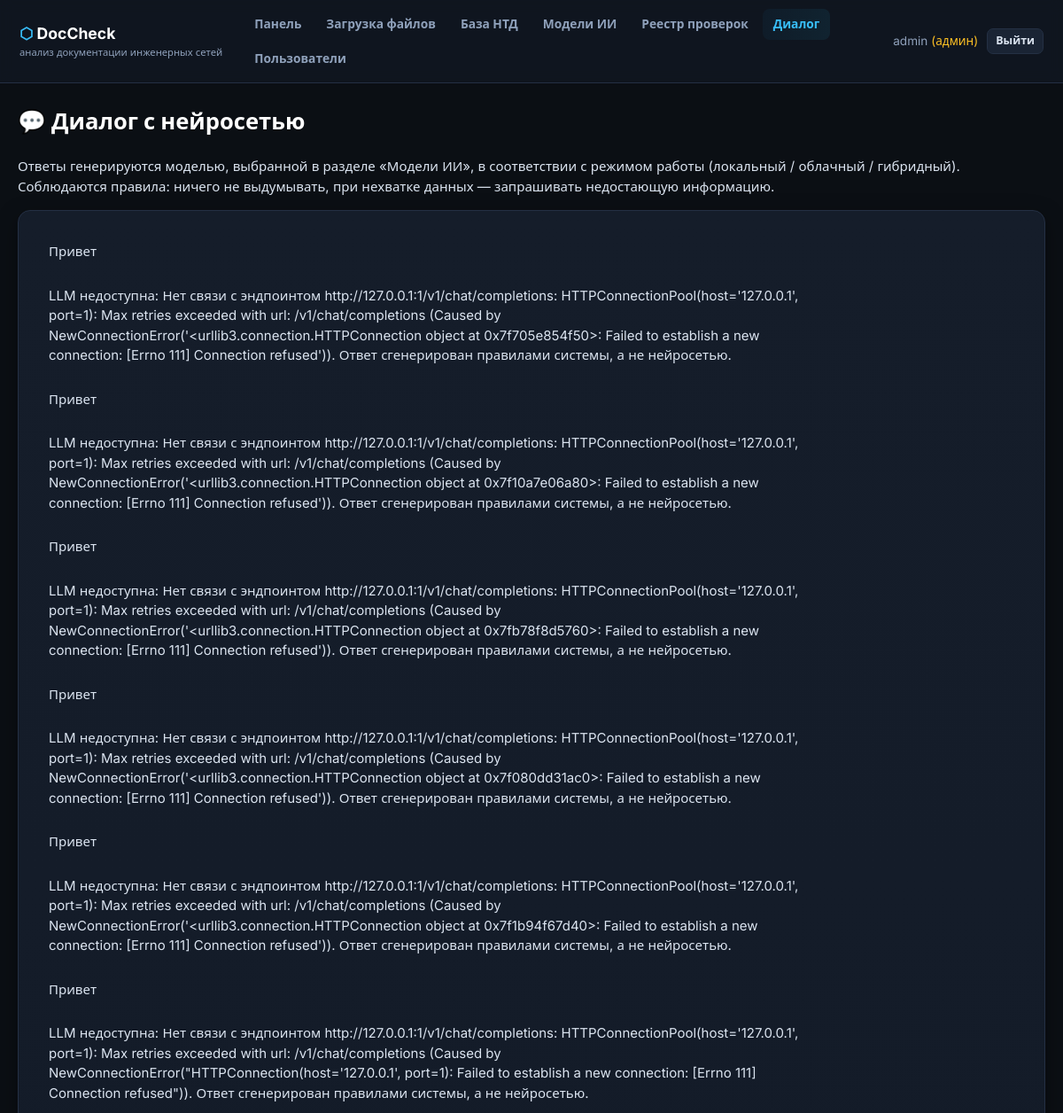
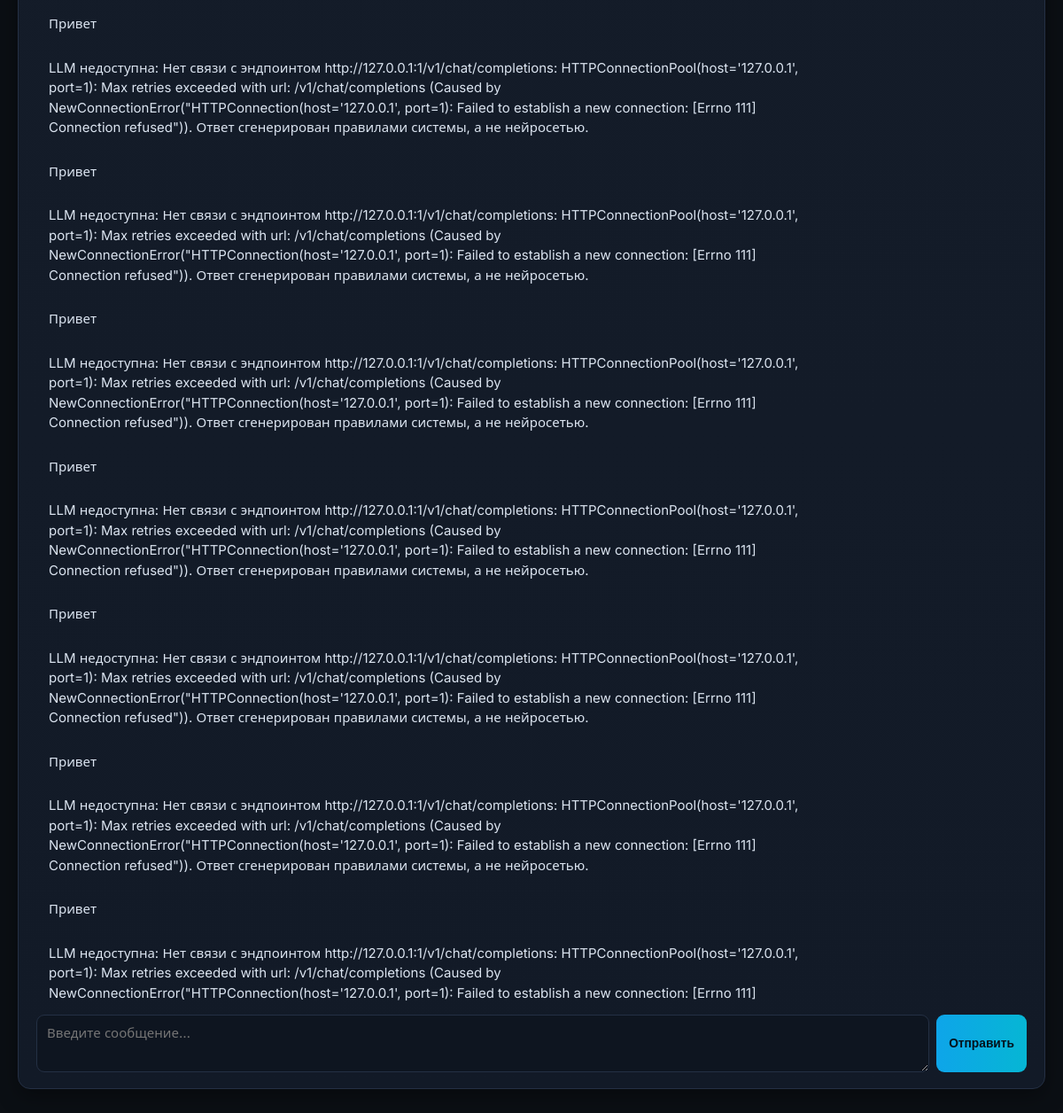
The page /chat (signed in) on the database its author committed (2 pictures, top to bottom).
### app/models.py (models this page shows, shortened)
class User(UserMixin, db.Model):
    __tablename__ = "users"
    id = db.Column(db.Integer, primary_key=True)
    username = db.Column(db.String(64), unique=True, nullable=False)
    full_name = db.Column(db.String(128), default="")
    email = db.Column(db.String(128), default="")
    password_hash = db.Column(db.String(256), nullable=False)
    role = db.Column(db.String(16), default="user")  # admin | user
    is_blocked = db.Column(db.Boolean, default=False)
    created_at = db.Column(db.DateTime, default=utcnow)
    checks = db.relationship("Check", backref="user", lazy="dynamic")
    @property
    def is_active(self):
        return not self.is_blocked
    @property
    def is_admin(self):
        return self.role == "admin"

class ChatMessage(db.Model):
    __tablename__ = "chat_messages"
    id = db.Column(db.Integer, primary_key=True)
    user_id = db.Column(db.Integer, db.ForeignKey("users.id"))
    role = db.Column(db.String(16), default="user")  # user | assistant | system
    text = db.Column(db.Text, nullable=False)
    created_at = db.Column(db.DateTime, default=utcnow)

### app/routes/main.py (the view)
@bp.route("/chat")
@login_required
def chat_page():
    msgs = (ChatMessage.query.filter_by(user_id=current_user.id)
            .order_by(ChatMessage.created_at.asc()).limit(200).all())
    return render_template("chat.html", messages=msgs)

### app/templates/chat.html (shortened to what this page needs)
{% extends "base.html" %}
{% block content %}
<h1>💬 Диалог с нейросетью</h1>
<p class="muted">Ответы генерируются моделью, выбранной в разделе «Модели ИИ», в соответствии с режимом работы
(локальный / облачный / гибридный). Соблюдаются правила: ничего не выдумывать, при нехватке данных —
запрашивать недостающую информацию.</p>
<div class="chat-box card chat">
  <div id="chatLog" class="chat-log">
    {% for m in messages %}
      <div class="msg msg-{{ m.role }}">{{ m.text|e }}</div>
    {% else %}
      <div class="msg msg-assistant">Задайте вопрос по проектной/рабочей документации или нормативным документам.
Если для ответа не хватает исходных данных, система сообщит об этом и запросит недостающие файлы.</div>
    {% endfor %}
  </div>
  <form id="chatForm" class="chat-input">
    <textarea id="chatText" rows="2" placeholder="Введите сообщение…" required></textarea>
    <button class="btn btn-primary" type="submit">Отправить</button>
  </form>
</div>
{% endblock %}

### app/templates/base.html (shortened to what this page needs)
<!DOCTYPE html>
<html lang="ru">
<head>
<link rel="stylesheet" href="{{ url_for('static', filename='style.css') }}">
</head>
<body class="{% if not current_user.is_authenticated %}login-body{% endif %}">
{% if current_user.is_authenticated %}
<nav class="topbar">
  <div class="brand"><span class="logo">⬡</span> DocCheck <small>анализ документации инженерных сетей</small></div>
  <div class="nav-links">
    <a href="{{ url_for('main.dashboard') }}" class="{{ 'active' if request.endpoint=='main.dashboard' }}">Панель</a>
    <a href="{{ url_for('main.upload_page') }}" class="{{ 'active' if request.endpoint=='main.upload_page' }}">Загрузка файлов</a>
    <a href="{{ url_for('main.ntd') }}" class="{{ 'active' if request.endpoint.startswith('main.ntd') }}">База НТД</a>
    <a href="{{ url_for('main.models') }}" class="{{ 'active' if request.endpoint=='main.models' }}">Модели ИИ</a>
    <a href="{{ url_for('main.history') }}" class="{{ 'active' if request.endpoint=='main.history' }}">Реестр проверок</a>
    <a href="{{ url_for('main.chat_page') }}" class="{{ 'active' if request.endpoint=='main.chat_page' }}">Диалог</a>
    {% if current_user.is_admin %}<a href="{{ url_for('auth.users') }}" class="{{ 'active' if request.endpoint=='auth.users' }}">Пользователи</a>{% endif %}
  </div>
  <div class="nav-user">
    <span class="uname">{{ current_user.username }}{% if current_user.is_admin %} <em>(админ)</em>{% endif %}</span>
    <a class="btn btn-sm" href="{{ url_for('auth.logout') }}">Выйти</a>
  </div>
</nav>
{% endif %}
<main class="container">
  {% block content %}{% endblock %}
</main>
</body>
</html>

### app/static/style.css (style rules this page uses)
:root { --bg:#0b0f14; --bg2:#111722; --panel:#151d2a; --panel2:#1a2434; --line:#243044; --txt:#dbe4f0; --muted:#8fa1bb; --acc:#38bdf8; --acc2:#22d3ee; --ok:#34d399; --warn:#fbbf24; --crit:#f87171; }
* { box-sizing:border-box }
body { margin:0;background:radial-gradient(1200px 600px at 80% -10%, #14283c 0%, var(--bg) 55%) fixed; color:var(--txt);font-family:'Inter',system-ui,sans-serif;font-size:15px;line-height:1.5 }
a { color:var(--acc);text-decoration:none }
h1,h2,h3 { font-weight:700;color:#fff;margin:.4em 0 .8em }
h1 { font-size:1.6rem }
.topbar { display:flex;align-items:center;gap:24px;padding:10px 22px; background:rgba(17,23,34,.85);backdrop-filter:blur(8px);border-bottom:1px solid var(--line); position:sticky;top:0;z-index:50 }
.brand { font-weight:700;font-size:1.1rem;color:#fff;white-space:nowrap }
.brand small { display:block;color:var(--muted);font-weight:400;font-size:.7rem }
.logo { color:var(--acc) }
.nav-links { display:flex;gap:4px;flex-wrap:wrap;flex:1 }
.nav-links a { padding:7px 12px;border-radius:8px;color:var(--muted);font-weight:600;font-size:.86rem }
.nav-links a.active { background:linear-gradient(90deg,#0e3a5233,#155e7533);color:var(--acc) }
.nav-user { display:flex;align-items:center;gap:10px }
.uname { color:var(--muted);font-size:.85rem }
.uname em { color:var(--warn);font-style:normal }
.container { max-width:1200px;margin:24px auto;padding:0 20px }
.card { background:linear-gradient(180deg,var(--panel),#121a27);border:1px solid var(--line); border-radius:14px;padding:18px 20px;box-shadow:0 8px 24px rgba(0,0,0,.35) }
.btn { display:inline-block;background:var(--panel2);border:1px solid var(--line);color:var(--txt); padding:8px 14px;border-radius:9px;font-weight:600;font-size:.86rem;cursor:pointer }
.btn-primary { background:linear-gradient(90deg,#0ea5e9,#06b6d4);border:none;color:#04121c }
.btn-sm { padding:4px 9px;font-size:.78rem;border-radius:7px }
input,select,textarea { width:100%;background:#0e1520;border:1px solid var(--line);color:var(--txt); border-radius:9px;padding:9px 11px;font:inherit;margin-bottom:10px }
.chat { display:flex;flex-direction:column;height:62vh }
.chat-log { flex:1;overflow:auto;padding-right:6px }
.msg { max-width:80%;padding:10px 14px;border-radius:14px;margin:7px 0;white-space:pre-wrap }
.chat-input { display:flex;gap:8px;margin-top:10px }
.chat-input textarea { margin:0;resize:vertical }

### rows shown on the page
User: username "admin"
ChatMessage: text "Привет"
ChatMessage: text "LLM недоступна: Нет связи с эндпоинтом http://127.0.0.1:1/v1/chat/completions: HTTPConnectionPool(host='127.0.0.1', port=1): Max retries exceeded with url: /v1/chat/completions (Caused by NewConnectionError('<urllib3.connection.HTTPConnection object at 0x7f705e854f50>: Failed to establish a new connection: [Errno 111] Connection refused')). Ответ сгенерирован правилами системы, а не нейросетью."
ChatMessage: text "Привет"
ChatMessage: text "LLM недоступна: Нет связи с эндпоинтом http://127.0.0.1:1/v1/chat/completions: HTTPConnectionPool(host='127.0.0.1', port=1): Max retries exceeded with url: /v1/chat/completions (Caused by NewConnectionError('<urllib3.connection.HTTPConnection object at 0x7f10a7e06a80>: Failed to establish a new connection: [Errno 111] Connection refused')). Ответ сгенерирован правилами системы, а не нейросетью."
ChatMessage: text "Привет"
ChatMessage: text "LLM недоступна: Нет связи с эндпоинтом http://127.0.0.1:1/v1/chat/completions: HTTPConnectionPool(host='127.0.0.1', port=1): Max retries exceeded with url: /v1/chat/completions (Caused by NewConnectionError('<urllib3.connection.HTTPConnection object at 0x7fb78f8d5760>: Failed to establish a new connection: [Errno 111] Connection refused')). Ответ сгенерирован правилами системы, а не нейросетью."
ChatMessage: text "Привет"
ChatMessage: text "LLM недоступна: Нет связи с эндпоинтом http://127.0.0.1:1/v1/chat/completions: HTTPConnectionPool(host='127.0.0.1', port=1): Max retries exceeded with url: /v1/chat/completions (Caused by NewConnectionError('<urllib3.connection.HTTPConnection object at 0x7f080dd31ac0>: Failed to establish a new connection: [Errno 111] Connection refused')). Ответ сгенерирован правилами системы, а не нейросетью."
ChatMessage: text "Привет"
ChatMessage: text "LLM недоступна: Нет связи с эндпоинтом http://127.0.0.1:1/v1/chat/completions: HTTPConnectionPool(host='127.0.0.1', port=1): Max retries exceeded with url: /v1/chat/completions (Caused by NewConnectionError('<urllib3.connection.HTTPConnection object at 0x7f1b94f67d40>: Failed to establish a new connection: [Errno 111] Connection refused')). Ответ сгенерирован правилами системы, а не нейросетью."
ChatMessage: text "Привет"
ChatMessage: text "LLM недоступна: Нет связи с эндпоинтом http://127.0.0.1:1/v1/chat/completions: HTTPConnectionPool(host='127.0.0.1', port=1): Max retries exceeded with url: /v1/chat/completions (Caused by NewConnectionError(\"HTTPConnection(host='127.0.0.1', port=1): Failed to establish a new connection: [Errno 111] Connection refused\")). Ответ сгенерирован правилами системы, а не нейросетью."
ChatMessage: text "Привет"
ChatMessage: text "LLM недоступна: Нет связи с эндпоинтом http://127.0.0.1:1/v1/chat/completions: HTTPConnectionPool(host='127.0.0.1', port=1): Max retries exceeded with url: /v1/chat/completions (Caused by NewConnectionError(\"HTTPConnection(host='127.0.0.1', port=1): Failed to establish a new connection: [Errno 111] Connection refused\")). Ответ сгенерирован правилами системы, а не нейросетью."
ChatMessage: text "Привет"
ChatMessage: text "LLM недоступна: Нет связи с эндпоинтом http://127.0.0.1:1/v1/chat/completions: HTTPConnectionPool(host='127.0.0.1', port=1): Max retries exceeded with url: /v1/chat/completions (Caused by NewConnectionError(\"HTTPConnection(host='127.0.0.1', port=1): Failed to establish a new connection: [Errno 111] Connection refused\")). Ответ сгенерирован правилами системы, а не нейросетью."
ChatMessage: text "Привет"
ChatMessage: text "LLM недоступна: Нет связи с эндпоинтом http://127.0.0.1:1/v1/chat/completions: HTTPConnectionPool(host='127.0.0.1', port=1): Max retries exceeded with url: /v1/chat/completions (Caused by NewConnectionError(\"HTTPConnection(host='127.0.0.1', port=1): Failed to establish a new connection: [Errno 111] Connection refused\")). Ответ сгенерирован правилами системы, а не нейросетью."
ChatMessage: text "Привет"
ChatMessage: text "LLM недоступна: Нет связи с эндпоинтом http://127.0.0.1:1/v1/chat/completions: HTTPConnectionPool(host='127.0.0.1', port=1): Max retries exceeded with url: /v1/chat/completions (Caused by NewConnectionError(\"HTTPConnection(host='127.0.0.1', port=1): Failed to establish a new connection: [Errno 111] Connection refused\")). Ответ сгенерирован правилами системы, а не нейросетью."
ChatMessage: text "Привет"
ChatMessage: text "LLM недоступна: Нет связи с эндпоинтом http://127.0.0.1:1/v1/chat/completions: HTTPConnectionPool(host='127.0.0.1', port=1): Max retries exceeded with url: /v1/chat/completions (Caused by NewConnectionError(\"HTTPConnection(host='127.0.0.1', port=1): Failed to establish a new connection: [Errno 111] Connection refused\")). Ответ сгенерирован правилами системы, а не нейросетью."
ChatMessage: text "Привет"
ChatMessage: text "LLM недоступна: Нет связи с эндпоинтом http://127.0.0.1:1/v1/chat/completions: HTTPConnectionPool(host='127.0.0.1', port=1): Max retries exceeded with url: /v1/chat/completions (Caused by NewConnectionError(\"HTTPConnection(host='127.0.0.1', port=1): Failed to establish a new connection: [Errno 111] Connection refused\")). Ответ сгенерирован правилами системы, а не нейросетью."
ChatMessage: text "Привет"
ChatMessage: text "LLM недоступна: Нет связи с эндпоинтом http://127.0.0.1:1/v1/chat/completions: HTTPConnectionPool(host='127.0.0.1', port=1): Max retries exceeded with url: /v1/chat/completions (Caused by NewConnectionError(\"HTTPConnection(host='127.0.0.1', port=1): Failed to establish a new connection: [Errno 111]…"
